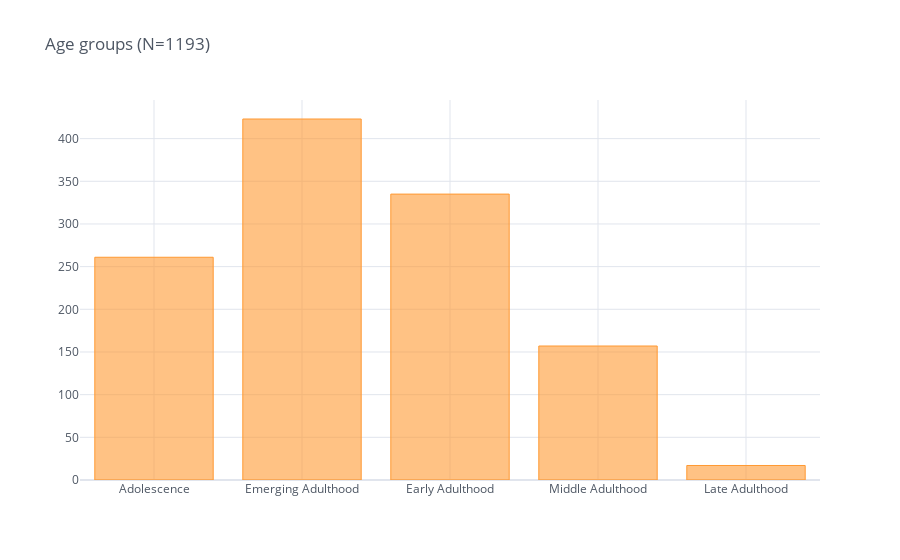

Notebook code cell kept with this figure:
### Markdown cell above
The mean age of participants is 28.45 years (SD = 13.88) and the most represented age group is emerging adulthood (41.32%). The sample is almost balanced in terms of gender, with 43.58% female and 51.55% male (4.87% selected 'other'). Most respondents had a high school diploma (44.59%) and 39.05% had a college degree (bachelor's or master's). Of those with an undergraduate degree, 43.88% studied a discipline in the Literature, Language, and Social Science field, 34.39% in the Science and Math field while the remaining are split in similar proportions between Business, Arts and Environment.

Nearly three-quarters of respondents (72.20%) are native English speakers and majority of respondents grew up in a medium-sized family (with 2-3 children) (67.86%). 48.18% of participants grew up in a suburban area, 34.55% in an urban area, and the remaining 19.27% in a rural area.

Most respondents identified themselves as heterosexual (67.7%), but minorities were also well represented (16.9% bisexual, 5.44% homosexual, 5.01% asexual, 4.93% other). 79.5% of the sample identified themselves as white, 6.45% as Asian, and 14.14% as belonging to other ethnic groups. Speaking of religion, the sample is divided into two blocks of similar size: atheists and agnostics (who together account for 55.43% of the total) and religious (26.93% Christian and 17.61% belonging to other religions).

### Code cell
total_responses = sum(gcbs_clean_df['DEMO_agegroup'].value_counts())
gcbs_clean_df['DEMO_agegroup'].value_counts().sort_index(ascending=True).iplot(kind='bar', title='Age groups (N={})'.format(total_responses), theme='white')

### Figure 1 — Plotly figure (JSON) as saved in the notebook; plotly's stock layout.template omitted (floating-point values rounded to 4 significant figures)
{"data": [{"marker": {"color": "rgba(255, 153, 51, 0.6)", "line": {"color": "rgba(255, 153, 51, 1.0)", "width": 1}}, "name": "DEMO_agegroup", "orientation": "v", "text": "", "type": "bar", "x": ["Adolescence", "Emerging Adulthood", "Early Adulthood", "Middle Adulthood", "Late Adulthood"], "y": [261, 423, 335, 157, 17]}], "layout": {"legend": {"bgcolor": "#FFFFFF", "font": {"color": "#4D5663"}}, "paper_bgcolor": "#FFFFFF", "plot_bgcolor": "#FFFFFF", "title": {"font": {"color": "#4D5663"}, "text": "Age groups (N=1193)"}, "xaxis": {"gridcolor": "#E1E5ED", "showgrid": true, "tickfont": {"color": "#4D5663"}, "title": {"font": {"color": "#4D5663"}, "text": ""}, "zerolinecolor": "#E1E5ED"}, "yaxis": {"gridcolor": "#E1E5ED", "showgrid": true, "tickfont": {"color": "#4D5663"}, "title": {"font": {"color": "#4D5663"}, "text": ""}, "zerolinecolor": "#E1E5ED"}}}
